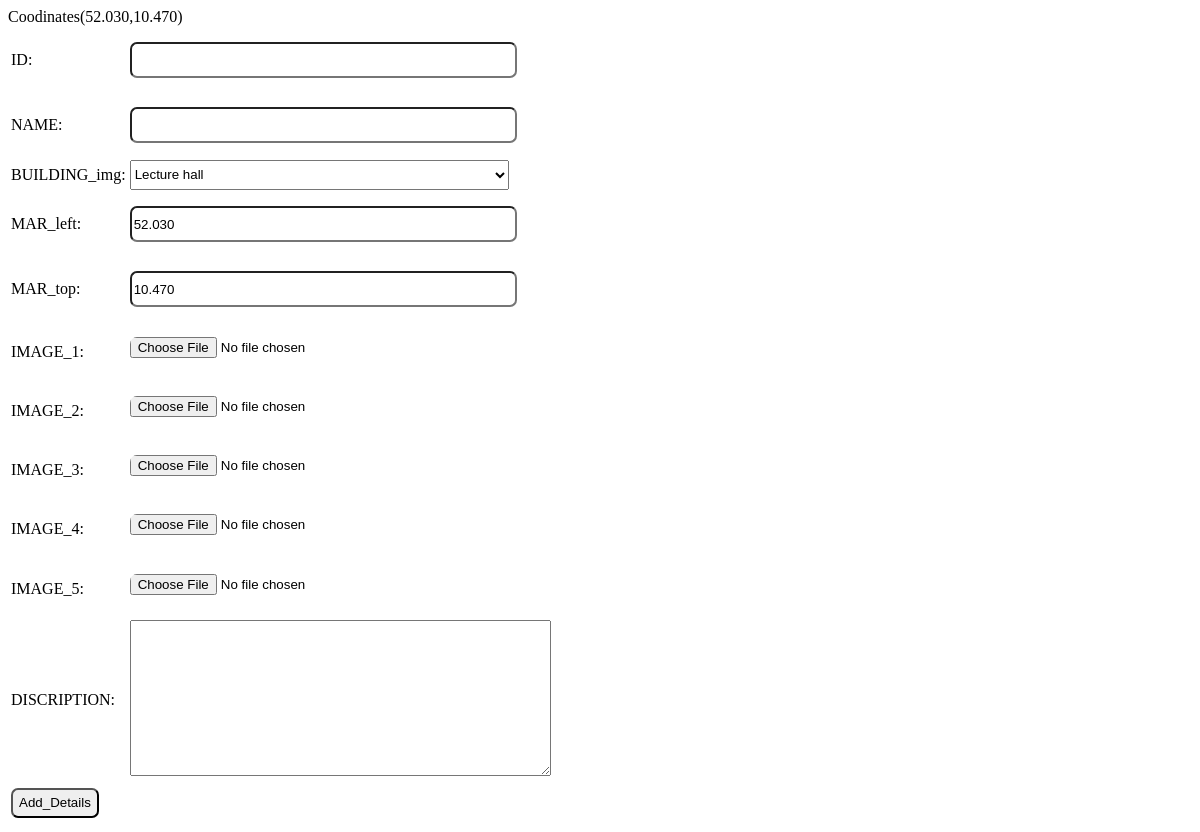
/addplace.php, run on the app's committed database.
### tables this page shows
CREATE TABLE `cor` (
  `x` decimal(10,3) DEFAULT NULL,
  `y` decimal(10,3) DEFAULT NULL
);

### addplace.php (the view, shortened to what this page needs)
<?php
require_once'connection/sqlconnect.php';
require_once'connection/function.php';
$query="SELECT * FROM cor";
$result=mysqli_query($connection,$query);
$row=mysqli_fetch_row($result);
$x = isset($row[0]) ? $row[0] : null;
$y = isset($row[1]) ? $row[1] : null;
echo "Coodinates($x,$y)";
?>
<!DOCTYPE html>
<html>
<head>
	<link rel="stylesheet" href="style/styles.css">
</head>
<body>
<div>
<form method="POST">
	<table>
		<tr>
			<td>ID: </td>
			<td><input type="number"  name="id" id="size"></td>
			<td id="length"><?php
				?></td>
		</tr>
		<tr>
			<td>NAME:</td>
			<td><input type="text"  name="heading" id="size"></td>
			<td id="length"><?php
				?></td>
		</tr>
		<tr>
			<td>BUILDING_img:</td>
			<td><select name="b_img" id="size">
				<?php
				$query="SELECT * FROM buildingicon";
				$result=mysqli_query($connection,$query);
				while($row=mysqli_fetch_row($result)){
					echo "<option value='$row[0]'>$row[1]</option>";
				}
				?>
				</select>
			</td>
			<td id="length"><?php
				?></td>
		</tr>
		<tr>
			<td>MAR_left:</td>
			<td><input type="text"  name="mar_l" id="size" value=<?php echo $x ?>></td>
			<td id="length"><?php
				?></td>
		</tr>
		<tr>
			<td>MAR_top:</td>
			<td><input type="text"  name="mar_t" id="size" value=<?php echo $y ?>></td>
			<td id="length"><?php
				?></td>
		</tr>
		<tr>
			<td>IMAGE_1:</td>
			<td><input type="file"  name="img_1" id="size"></td>
			<td id="length"><?php
				?></td>
		</tr>
		<tr>
			<td>IMAGE_2:</td>
			<td><input type="file"  name="img_2" id="size"></td>
			<td id="length"><?php
				?></td>
		</tr>
		<tr>
			<td>IMAGE_3:</td>
			<td><input type="file"  name="img_3" id="size"></td>
			<td id="length"><?php
				?></td>
		</tr>
		<tr>
			<td>IMAGE_4:</td>
			<td><input type="file"  name="img_4" id="size"></td>
			<td id="length"><?php
				?></td>
		</tr>
		<tr>
			<td>IMAGE_5:</td>
			<td><input type="file"  name="img_5" id="size"></td>
			<td id="length"><?php
				?></td>
		</tr>
		<tr>
			<td>DISCRIPTION:</td>
			<td>
				<textarea id="w3review" name="description" rows="10" cols="50"></textarea>
			</td>
			<td id="length"><?php
				?></td>
		</tr>
		<tr>
			<td><input type="submit" value="Add_Details" id="cent"></td>
		</tr>
	</table>
	</form>
</div>
</body>
</html>

### addplace.php (style rules this page uses)
input { border-radius: 7px; margin-bottom: 3%; margin-top: 3%; }
#cent { height: 30px; }
#size { width: 90%; height: 30px; }
#length { position: absolute; width: 250px; height: 20px; margin-top: -4px; color: red; }

### data on the page
cor: x "52.030", y "10.470", mar_l "52.030", mar_t "10.470"

### other printed values
form field b_img "Lecture hall"
